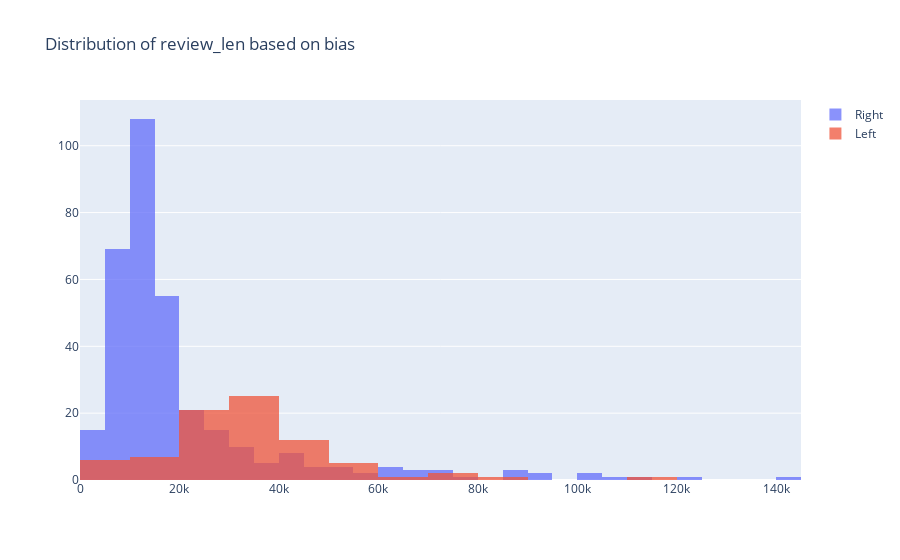

Notebook source saved alongside this figure:
### Code cell
x1 = df.loc[df['Bias_num'] == 1, 'review_len']
x0 = df.loc[df['Bias_num'] == 0, 'review_len']

trace1 = go.Histogram(
    x=x0, name='Right',
    opacity=0.75
)
trace2 = go.Histogram(
    x=x1, name = 'Left',
    opacity=0.75
)

data = [trace1, trace2]
layout = go.Layout(barmode='overlay', title='Distribution of review_len based on bias')
fig = go.Figure(data=data, layout=layout)
fig.show()

### Figure 1 — Plotly figure (JSON) as saved in the notebook; plotly's stock layout.template omitted (floating-point values rounded to 4 significant figures; data arrays with more than 128 entries replaced by an {"elided": "..."} marker saying what was removed)
{"data": [{"name": "Right", "opacity": 0.75, "type": "histogram", "x": {"elided": "338 int values"}}, {"name": "Left", "opacity": 0.75, "type": "histogram", "x": [8910, 33815, 15747, 33256, 28782, 27543, 22346, 30924, 33966, 28035, 16573, 37004, 30244, 38779, 45228, 63624, 11633, 6920, 15101, 111891, 14530, 24473, 53800, 50603, 48757, 42375, 34493, 30300, 44400, 38748, 40082, 27922, 26533, 24193, 34935, 43952, 22973, 32748, 28745, 20525, 38664, 33913, 46647, 47293, 31113, 22015, 32376, 37935, 37218, 39454, 35821, 33182, 34061, 29707, 22184, 34941, 22732, 34082, 28847, 21803, 56079, 29593, 28228, 31337, 7217, 78861, 70722, 49771, 25777, 83435, 5090, 10241, 9979, 48543, 21719, 56597, 51404, 4518, 47817, 43028, 13374]}], "layout": {"barmode": "overlay", "title": {"text": "Distribution of review_len based on bias"}}}
